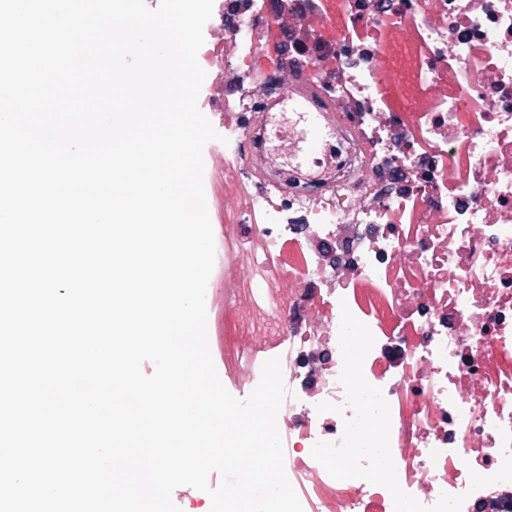
#> input picture scripts/test_tile.png, 1024 x 1024 px (shown at 1/2 size)
$ python macenko_normalizer.py test_tile.png test_tile.png
#> lines starting #> are read from the running program, lines starting #| are printed output that depends on the picture
#> further down, bgr is the input picture: shape (1024, 1024, 3); mean B, G, R 211.1, 195.6, 220
"""
Macenko H&E Stain Normalization Module
Refactored from 122_normalizing_HnE_images.py (M. Macenko et al., ISBI 2009)

Workflow:
  Input: RGB image (uint8, H&E stained patch)
  Step 1: Convert RGB to OD (Optical Density)  OD = -log10((I+1)/Io)
  Step 2: Remove transparent pixels (OD < beta)
  Step 3: SVD on OD tuples -> covariance eigen-decomposition
  Step 4: Plane from two largest eigenvectors, project & normalize
  Step 5-6: Angle w.r.t first SVD direction
  Step 7: Robust extremes (alpha-th and 100-alpha-th percentiles)
  Step 8: Stain vectors HE, stain concentrations C, normalize by maxCRef
  Output: Normalized RGB image (uint8)
"""

import numpy as np
import cv2
import logging

logger = logging.getLogger(__name__)

# Default reference values from Macenko paper / 122 script
HERef = np.array([[0.5626, 0.2159],
                  [0.7201, 0.8012],
                  [0.4062, 0.5581]])

maxCRef = np.array([1.9705, 1.0308])


class MacenkoNormalizer:
    """
    Macenko stain normalization for H&E images.

    Reference:
        M. Macenko et al., "A method for normalizing histology slides for
        quantitative analysis", ISBI 2009.

    Args:
        Io: Transmitted light intensity (default 240)
        alpha: Tolerance for pseudo-min/max percentiles (default 1)
        beta: OD threshold for transparent pixels (default 0.15)
        HERef: Reference H&E OD matrix (3x2)
        maxCRef: Reference max stain concentrations (2,)
    """

    def __init__(
        self,
        Io: int = 240,
        alpha: int = 1,
        beta: float = 0.15,
        HERef: np.ndarray = None,
        maxCRef: np.ndarray = None,
    ):
        self.Io = Io
        self.alpha = alpha
        self.beta = beta
        self.HERef = HERef if HERef is not None else np.array([[0.5626, 0.2159],
                                                               [0.7201, 0.8012],
                                                               [0.4062, 0.5581]])
        self.maxCRef = maxCRef if maxCRef is not None else np.array([1.9705, 1.0308])
        logger.info(f"MacenkoNormalizer: Io={Io}, alpha={alpha}, beta={beta}")

    def normalize(self, img: np.ndarray) -> np.ndarray:
        """
        Normalize a single RGB tile using Macenko method.

        Args:
            img: RGB image, uint8, shape (H, W, 3), values 0-255

        Returns:
            Normalized RGB image, uint8, same shape

        Handles edge cases:
            - Grayscale input -> stacked to RGB
            - All-white / low tissue content -> returns original (with warning)
        """
        if img is None or img.size == 0:
            raise ValueError("Empty image provided to MacenkoNormalizer")

        # Ensure RGB 3-channel uint8
        if len(img.shape) == 2:
            img = np.stack([img, img, img], axis=-1)
        if img.shape[2] == 4:
            img = img[:, :, :3]
        if img.dtype != np.uint8:
            # If float in [0,1], scale
            if img.max() <= 1.0:
                img = (img * 255).astype(np.uint8)
            else:
                img = img.astype(np.uint8)

        h, w, c = img.shape
#> h = 1024; w = 1024; c = 3

        # Reshape to (N,3)
        img_flat = img.reshape((-1, 3)).astype(np.float64)

        # Step 1: Convert RGB to OD
        #  OD = -log10((I+1)/Io)  -- +1 to avoid log(0)
        OD = -np.log10((img_flat + 1) / self.Io)

        # Step 2: Remove transparent pixels
        ODhat = OD[~np.any(OD < self.beta, axis=1)]

        if ODhat.shape[0] < 10:
            logger.warning(f"Macenko: too few OD pixels above beta ({ODhat.shape[0]}), returning original tile {h}x{w}")
            return img

        # Step 3: SVD via eigen-decomposition of covariance
        try:
            eigvals, eigvecs = np.linalg.eigh(np.cov(ODhat.T))
#> eigvals = [0.000894, 0.00384, 0.0737]; eigvecs = [[0.155, -0.721, -0.676], [-0.615, 0.465, -0.637], [0.773, 0.514, -0.371]]
        except np.linalg.LinAlgError as e:
            logger.warning(f"Macenko: cov/eigh failed ({e}), returning original")
            return img

        # Step 4: Plane from two largest eigenvectors
        # eigvecs sorted ascending, so take last two columns
        eigvecs = eigvecs[:, [1, 2]] if eigvecs.shape[1] >= 3 else eigvecs[:, -2:]
#> eigvecs = [[-0.721, -0.676], [0.465, -0.637], [0.514, -0.371]]
        That = ODhat.dot(eigvecs)
#> That = 105215 pairs, first value -0.317 to 0.554, second value -1.92 to -0.269

        # Step 5 & 6: Angle w.r.t first SVD direction
        phi = np.arctan2(That[:, 1], That[:, 0])

        minPhi = np.percentile(phi, self.alpha)
#> minPhi = -1.54
        maxPhi = np.percentile(phi, 100 - self.alpha)
#> maxPhi = -1.08

        vMin = eigvecs.dot(np.array([(np.cos(minPhi), np.sin(minPhi))]).T)
#> vMin = [0.651, 0.653, 0.388]
        vMax = eigvecs.dot(np.array([(np.cos(maxPhi), np.sin(maxPhi))]).T)
#> vMax = [0.259, 0.781, 0.569]

        # Heuristic: hematoxylin first
        if vMin[0] > vMax[0]:
            HE = np.array((vMin[:, 0], vMax[:, 0])).T
#> HE = [[0.651, 0.259], [0.653, 0.781], [0.388, 0.569]]
        else:
            HE = np.array((vMax[:, 0], vMin[:, 0])).T

        # Step 7-8: Concentrations and normalization
        Y = OD.T  # (3, N)

        try:
            C = np.linalg.lstsq(HE, Y, rcond=None)[0]  # (2, N)
        except np.linalg.LinAlgError as e:
            logger.warning(f"Macenko: lstsq failed ({e}), returning original")
            return img

        maxC = np.array([np.percentile(C[0, :], 99), np.percentile(C[1, :], 99)])
#> maxC = [0.875, 0.664]
        # Avoid division by zero
        maxC = np.maximum(maxC, 1e-6)
        tmp = np.divide(maxC, self.maxCRef)
#> tmp = [0.444, 0.644]
        C2 = np.divide(C, tmp[:, np.newaxis])

        # Recreate normalized image
        Inorm = np.multiply(self.Io, np.exp(-self.HERef.dot(C2)))
        Inorm[Inorm > 255] = 254
        Inorm = np.reshape(Inorm.T, (h, w, 3)).astype(np.uint8)
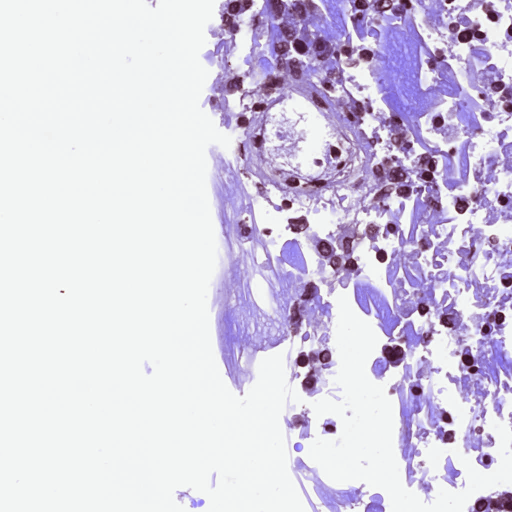
#> Inorm: shape (1024, 1024, 3) (shown at 1/2 size); mean of channels 0, 1, 2 225.9, 207.2, 214.8; drawn as B, G, R

        return Inorm

    # [49 lines left out: function normalize_with_he, not called in this run]

    def normalize_batch(self, tiles):
        """Normalize a list of tiles."""
        return [self.normalize(t) for t in tiles]


# Convenience function matching old script style
def normalizeStaining(img: np.ndarray, Io: int = 240, alpha: int = 1, beta: float = 0.15,
                      HERef=None, maxCRef=None) -> np.ndarray:
    """
    Functional interface, equivalent to the procedural code in 122_normalizing_HnE_images.py.
    Input: RGB uint8 image. Output: normalized RGB uint8.
    """
    normalizer = MacenkoNormalizer(Io=Io, alpha=alpha, beta=beta, HERef=HERef, maxCRef=maxCRef)
    return normalizer.normalize(img)


if __name__ == "__main__":
    import sys
    # Simple CLI test: python macenko_normalizer.py input.jpg output.jpg
    if len(sys.argv) >= 3:
        in_path, out_path = sys.argv[1], sys.argv[2]
        bgr = cv2.imread(in_path, 1)
        if bgr is None:
            print(f"Cannot read {in_path}")
            sys.exit(1)
        rgb = cv2.cvtColor(bgr, cv2.COLOR_BGR2RGB)
        out = normalizeStaining(rgb)
        cv2.imwrite(out_path, cv2.cvtColor(out, cv2.COLOR_RGB2BGR))
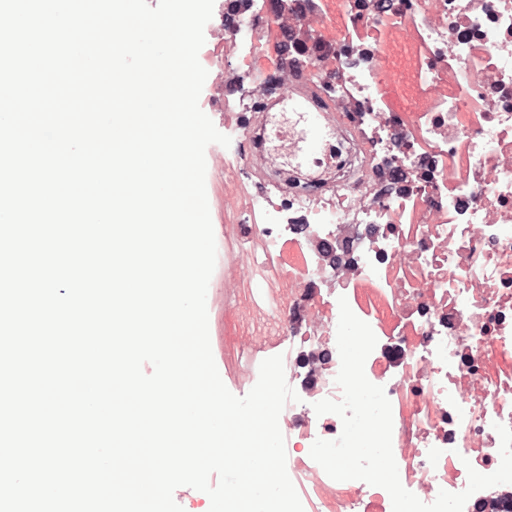
#> saved as test_tile.png: shape (1024, 1024, 3) (shown at 1/2 size); mean B, G, R 214.8, 207.2, 225.9
        print(f"Saved normalized to {out_path}")
    else:
        # Synthetic test
        test = np.random.randint(0, 255, (512, 512, 3), dtype=np.uint8)
        out = normalizeStaining(test)
        print(f"Synthetic test: {test.shape} -> {out.shape}, range {out.min()}-{out.max()}")
